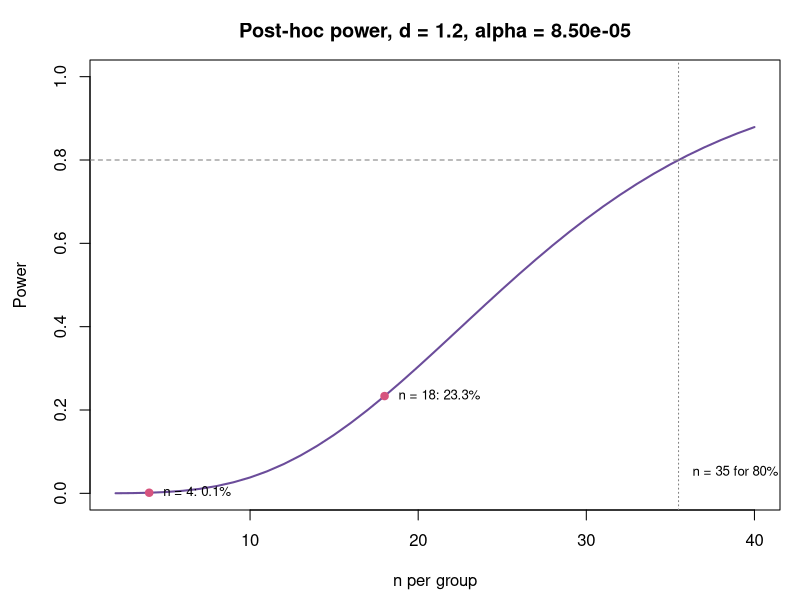

The R source for this figure:
# =============================================================================
# THESIS FIGURES PRODUCED BY THIS SCRIPT
#   (no main figure) post-hoc power analysis reported in section 2.10 (two-sample t-test, d = 1.2, Bonferroni over 588 regions)
#
# Note: figure numbers appearing in the comments further down refer to earlier
# drafts and are NOT the final numbering. The list above is authoritative.
# =============================================================================

# =============================================================================
# Post-hoc power analysis (two-sample t-test, Bonferroni-corrected)
#
# Reproduces the power analysis reported in section 2.10 of the thesis:
#   "a post-hoc power analysis (using a two-sample t-test, effect size d = 1.2,
#    alpha = 0.05, and Bonferroni correction for 588 regions, resulting in an
#    alpha of 8.5e-05) was conducted to determine the detection limit of this
#    study."
#
# Rationale: the region-wise comparisons are run across 588 brain regions
# (fibre tracts excluded). Bonferroni correction over that many tests gives
# alpha = 0.05 / 588 = 8.50e-05. This script quantifies, for the group sizes
# actually realised in the study, (a) the achieved power at the assumed large
# effect (d = 1.2), (b) the sample size that WOULD have been required for 80%
# power, and (c) the effect size that the largest cohort could have detected.
#
# Only base R (stats::power.t.test) is required.
#
# Outputs (written to OUT_DIR):
#   posthoc_power_ttest.csv     - power per group size
#   posthoc_power_ttest.png     - power curve with the realised group sizes
# =============================================================================

OUT_DIR <- path.expand("~/Desktop/Bachelor")
if (!dir.exists(OUT_DIR)) dir.create(OUT_DIR, recursive = TRUE)

N_REGIONS <- 588       # brain regions tested, fibre tracts excluded
ALPHA_RAW <- 0.05
DELTA     <- 1.2       # assumed effect size (Cohen's d), sd = 1
ALPHA     <- ALPHA_RAW / N_REGIONS

cat(sprintf("Bonferroni-corrected alpha = %.3g / %d = %.3e\n\n",
            ALPHA_RAW, N_REGIONS, ALPHA))

# ---------------------------------------------------------------------------
# (a) achieved power across the realised group sizes
#     n = 6-18  pooled anterograde conditions
#     n = 2-4   sex-specific and retrograde cohorts
# ---------------------------------------------------------------------------
grid <- data.frame(n_per_group = c(2, 3, 4, 6, 8, 10, 12, 14, 16, 18))
grid$cohort <- ifelse(grid$n_per_group <= 4,
                      "sex-specific / retrograde",
                      "pooled anterograde")

grid$power_bonferroni <- vapply(grid$n_per_group, function(n)
  power.t.test(n = n, delta = DELTA, sd = 1,
               sig.level = ALPHA, type = "two.sample")$power,
  numeric(1))

grid$power_uncorrected <- vapply(grid$n_per_group, function(n)
  power.t.test(n = n, delta = DELTA, sd = 1,
               sig.level = ALPHA_RAW, type = "two.sample")$power,
  numeric(1))

print(grid, row.names = FALSE, digits = 3)

# ---------------------------------------------------------------------------
# (b) what would have been required, (c) what the largest cohort could detect
# ---------------------------------------------------------------------------
n_needed <- power.t.test(delta = DELTA, sd = 1, sig.level = ALPHA,
                         power = 0.80, type = "two.sample")$n
d_detect <- power.t.test(n = 18, sd = 1, sig.level = ALPHA,
                         power = 0.80, type = "two.sample")$delta
p_max    <- grid$power_bonferroni[grid$n_per_group == 18]

cat(sprintf("\nLargest realised group (n = 18): power = %.1f%%\n", 100 * p_max))
cat(sprintf("n required for 80%% power at d = %.1f: %.1f per group\n", DELTA, n_needed))
cat(sprintf("Effect size detectable at 80%% power with n = 18: d = %.2f\n", d_detect))
cat(sprintf("For comparison, power at n = 18 without correction: %.1f%%\n",
            100 * grid$power_uncorrected[grid$n_per_group == 18]))

write.csv(grid, file.path(OUT_DIR, "posthoc_power_ttest.csv"), row.names = FALSE)

# ---------------------------------------------------------------------------
# power curve
# ---------------------------------------------------------------------------
ns <- 2:40
pw <- vapply(ns, function(n)
  power.t.test(n = n, delta = DELTA, sd = 1,
               sig.level = ALPHA, type = "two.sample")$power,
  numeric(1))

png(file.path(OUT_DIR, "posthoc_power_ttest.png"),
    width = 1800, height = 1300, res = 300)
par(mar = c(4.5, 4.5, 3, 1))
plot(ns, pw, type = "l", lwd = 2, col = "#6B4C9A", ylim = c(0, 1),
     xlab = "n per group", ylab = "Power",
     main = sprintf("Post-hoc power, d = %.1f, alpha = %.2e", DELTA, ALPHA))
abline(h = 0.80, lty = 2, col = "grey50")
points(c(4, 18), pw[c(4, 18) - 1], pch = 19, col = "#D6547F")
text(18, pw[17], sprintf(" n = 18: %.1f%%", 100 * p_max), pos = 4, cex = 0.8)
text(4, pw[3], sprintf(" n = 4: %.1f%%", 100 * pw[3]), pos = 4, cex = 0.8)
abline(v = n_needed, lty = 3, col = "grey50")
text(n_needed, 0.05, sprintf(" n = %.0f for 80%%", n_needed), pos = 4, cex = 0.8)
dev.off()

cat(sprintf("\nWritten to %s\n", OUT_DIR))
